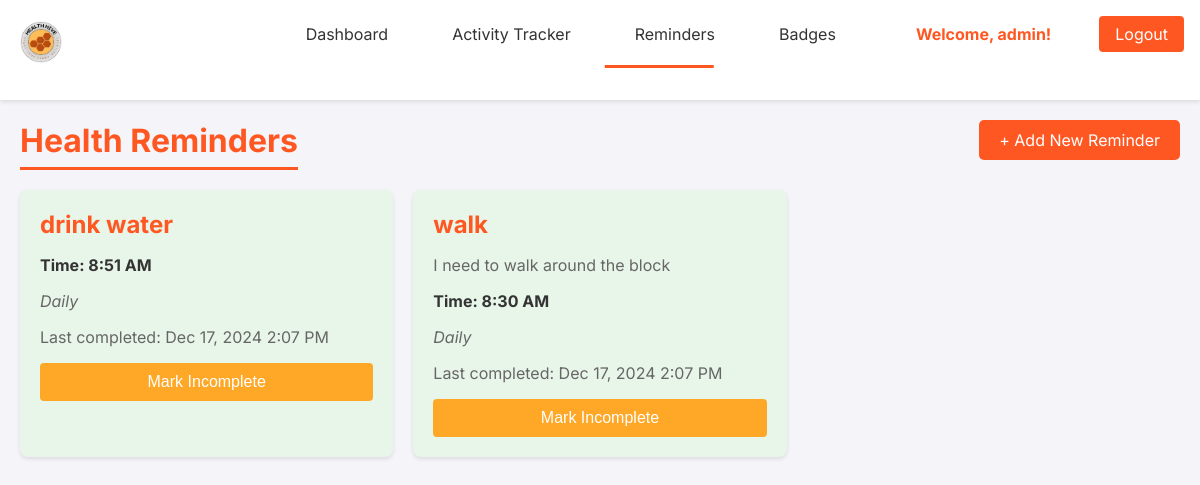
The app's page /reminders/ (signed in) with its own data.
### accounts/models.py (models this page shows, shortened)
class CustomUser(AbstractUser):
    phone_number = models.CharField(max_length=15, blank=True)
    groups = models.ManyToManyField(
        'auth.Group',
        related_name='custom_user_set',
        blank=True,
        help_text='The groups this user belongs to.',
        verbose_name='groups',
    )
    user_permissions = models.ManyToManyField(
        'auth.Permission',
        related_name='custom_user_set',
        blank=True,
        help_text='Specific permissions for this user.',
        verbose_name='user permissions',
    )
    class Meta:
        verbose_name = 'User'
        verbose_name_plural = 'Users'
        ordering = ['-date_joined']

### reminders/models.py (models this page shows, shortened)
class Reminder(models.Model):
    FREQUENCY_CHOICES = [
        ('daily', 'Daily'),
        ('weekly', 'Weekly'),
        ('custom', 'Custom'),
    ]
    user = models.ForeignKey(settings.AUTH_USER_MODEL, on_delete=models.CASCADE)
    title = models.CharField(max_length=200)
    description = models.TextField(blank=True)
    frequency = models.CharField(max_length=10, choices=FREQUENCY_CHOICES)
    time = models.TimeField()
    is_completed = models.BooleanField(default=False)
    created_at = models.DateTimeField(auto_now_add=True)
    last_completed = models.DateTimeField(null=True, blank=True)

### reminders/views.py (the view)
# urls.py: path('', views.reminder_list, name='reminder_list'),
@login_required
def reminder_list(request):
    reminders = Reminder.objects.filter(user=request.user)
    return render(request, 'reminders/reminder_list.html', {'reminders': reminders})

### reminders/templates/reminders/reminder_list.html (shortened to what this page needs)
{% extends 'base.html' %}
{% load static %}
{% block extra_css %}
<link rel="stylesheet" href="{% static 'reminders/reminderstyles.css' %}">
{% endblock %}
{% block content %}
<div class="reminders-container">
    <div class="reminders-header">
        <h2>Health Reminders</h2>
        <a href="{% url 'add_reminder' %}" class="add-reminder-btn">+ Add New Reminder</a>
    </div>
    <div class="reminders-list">
        {% for reminder in reminders %}
        <div class="reminder-card {% if reminder.is_completed %}completed{% endif %}">
            <h3 class="reminder-title">{{ reminder.title }}</h3>
            <div class="reminder-details">
                <p>{{ reminder.description }}</p>
                <p class="reminder-time">Time: {{ reminder.time|time:"g:i A" }}</p>
                <p class="reminder-frequency">{{ reminder.get_frequency_display }}</p>
                {% if reminder.last_completed %}
                <p>Last completed: {{ reminder.last_completed|date:"M d, Y g:i A" }}</p>
                {% endif %}
            </div>
            <form method="post" action="{% url 'toggle_reminder' reminder.pk %}">
                <button type="submit" class="toggle-btn {% if reminder.is_completed %}complete{% else %}incomplete{% endif %}">
                    {% if reminder.is_completed %}
                        Mark Incomplete
                    {% else %}
                        Mark Complete
                    {% endif %}
                </button>
            </form>
        </div>
        {% empty %}
        <div class="empty-state">
            <h3>No reminders yet</h3>
            <p>Create your first reminder to start tracking your health habits!</p>
            <a href="{% url 'add_reminder' %}" class="add-reminder-btn">Create Reminder</a>
        </div>
        {% endfor %}
    </div>
</div>
{% endblock %}

### templates/base.html (shortened to what this page needs)
<!DOCTYPE html>
<html lang="en">
<head>
    {% load static %}
    <link rel="stylesheet" href="{% static 'accounts/dashboard.css' %}">
    {% block extra_css %}{% endblock %}
</head>
<body>
    <header>
        <nav>
            <img src="{% static 'home/HEALTH_HIVE__2.png' %}" alt="Health Hive Logo" class="logo-img">
            <div class="nav-links">
                <a href="{% url 'dashboard' %}" class="nav-link {% if request.resolver_match.url_name == 'dashboard' %}active{% endif %}">Dashboard</a>
                <a href="{% url 'activity_list' %}" class="nav-link {% if request.resolver_match.url_name == 'activity_list' %}active{% endif %}">Activity Tracker</a>
                <a href="{% url 'reminder_list' %}" class="nav-link {% if request.resolver_match.url_name == 'reminder_list' %}active{% endif %}">Reminders</a>
                <a href="{% url 'badges' %}" class="nav-link {% if request.resolver_match.url_name == 'badges' %}active{% endif %}">Badges</a>
                <div class="nav-indicator"></div>
                <span class="username">Welcome, {{ user.username }}!</span>
                <a href="{% url 'logout' %}" class="logout-btn">Logout</a>
            </div>
        </nav>
    </header>
    <main>
        {% block content %}
        {% endblock %}
    </main>
</body>
</html>

### accounts/static/accounts/dashboard.css (style rules this page uses)
body { margin: 0; font-family: 'Inter', sans-serif; background-color: #f4f4f9; }
header { background-color: white; box-shadow: 0 2px 4px rgba(0,0,0,0.1); padding: 1rem; position: sticky; top: 0; z-index: 100; }
nav { display: flex; justify-content: space-between; align-items: center; max-width: 1200px; margin: 0 auto; padding-bottom: 1rem; position: relative; }
.logo-img { height: 50px; width: auto; }
.nav-links { display: flex; gap: 2rem; align-items: center; position: relative; padding-bottom: 1rem; }
.nav-link { text-decoration: none; color: #333; padding: 0.5rem 1rem; position: relative; transition: color 0.3s; white-space: nowrap; }
.nav-indicator { position: absolute; bottom: 0; height: 3px; background-color: #FF5722; transition: transform 0.3s cubic-bezier(0.4, 0, 0.2, 1), width 0.3s cubic-bezier(0.4, 0, 0.2, 1); opacity: 0; pointer-events: none; transform-origin: left; }
.nav-link.active { color: #333; }
.logout-btn { margin-left: 1rem; background-color: #FF5722; color: white; padding: 0.5rem 1rem; border-radius: 4px; text-decoration: none; }
.username { margin-left: 2rem; color: #FF5722; font-weight: bold; }

### reminders/static/reminders/reminderstyles.css (style rules this page uses)
.reminders-container { max-width: 1200px; margin: 0 auto; padding: 20px; }
.reminders-header { display: flex; justify-content: space-between; align-items: center; margin-bottom: 30px; position: relative; }
.reminders-header h2 { color: #FF5722; font-size: 2em; margin: 0; position: relative; display: inline-block; }
.reminders-header h2::after { content: ''; position: absolute; left: 0; bottom: -10px; width: 0; height: 3px; background-color: #FF5722; animation: slideIn 0.5s ease forwards; }
.add-reminder-btn { background-color: #FF5722; color: white; padding: 10px 20px; border-radius: 5px; text-decoration: none; transition: background-color 0.3s; }
.reminders-list { display: grid; grid-template-columns: repeat(auto-fill, minmax(300px, 1fr)); gap: 20px; }
.reminder-card { background-color: white; border-radius: 8px; padding: 20px; box-shadow: 0 2px 4px rgba(0,0,0,0.1); transition: transform 0.2s, box-shadow 0.2s; }
.reminder-card.completed { background-color: #E8F5E9; }
.reminder-title { color: #FF5722; font-size: 1.5em; margin: 0 0 10px 0; }
.reminder-details { color: #666; margin-bottom: 15px; }
.reminder-time { font-weight: bold; color: #333; }
.reminder-frequency { color: #666; font-style: italic; }
.toggle-btn { width: 100%; padding: 10px; border: none; border-radius: 4px; cursor: pointer; font-size: 1em; transition: background-color 0.3s; }
.toggle-btn.complete { background-color: #FFA726; color: white; }

### records on screen
CustomUser: username "admin"
Reminder: title "drink water", time "8:51 AM", frequency "Daily", last_completed "Dec 17, 2024 2:07 PM", is_completed "Mark Incomplete"
Reminder: title "walk", description "I need to walk around the block", time "8:30 AM", frequency "Daily", last_completed "Dec 17, 2024 2:07 PM", is_completed "Mark Incomplete"
